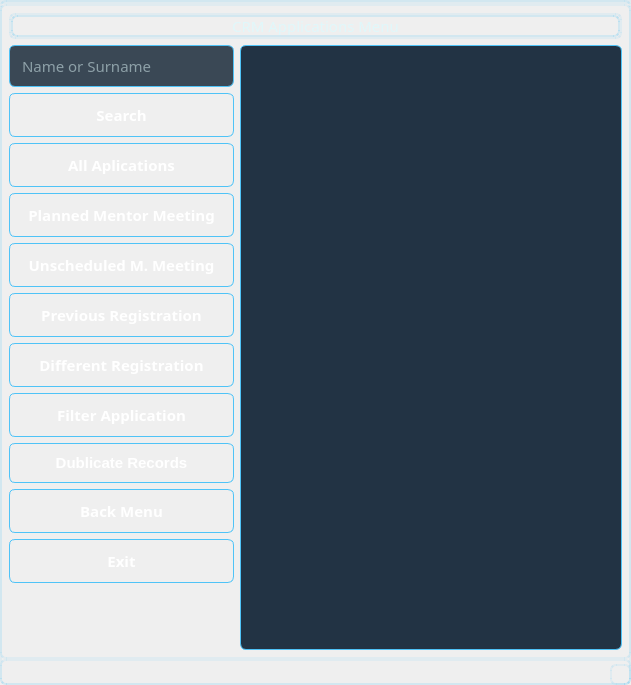
<?xml version="1.0" encoding="UTF-8"?>
<ui version="4.0">
 <class>MainWindow</class>
 <widget class="QMainWindow" name="MainWindow">
  <property name="geometry">
   <rect>
    <x>0</x>
    <y>0</y>
    <width>631</width>
    <height>685</height>
   </rect>
  </property>
  <property name="windowTitle">
   <string>MainWindow</string>
  </property>
  <property name="styleSheet">
   <string notr="true">/* === Genel Arka Plan ve Yazı Rengi === */
QWidget {
    background-color: qlineargradient(
        spread:pad, x1:0, y1:0, x2:1, y2:1,
        stop:0 #1A2A3A,
        stop:1 #223344
    );
    color: #E0F7FA;
    font-family: &quot;Segoe UI&quot;, sans-serif;
    font-size: 11pt;
    border: 2px solid rgba(79, 195, 247, 0.1);
    border-radius: 6px;
}

/* === QPushButton - Ana Butonlar === */
QPushButton {
    background: qlineargradient(x1:0, y1:0, x2:1, y2:1,
        stop:0 #03A9F4, stop:1 #0288D1);
    color: white;
    font-weight: bold;
    font-size: 11pt;
    border-radius: 6px;
    padding: 10px 18px;
    border: 1px solid #4FC3F7;
    box-shadow: 0px 5px 12px rgba(3, 169, 244, 0.3);
    transition: all 0.25s ease-in-out;
}

QPushButton:hover {
    background-color: #D32F2F;
    box-shadow: 0px 6px 16px rgba(211, 47, 47, 0.5);
    transform: scale(1.02);
}

QPushButton:pressed {
    background-color: #B71C1C;
    box-shadow: inset 0px 3px 6px rgba(0,0,0,0.3);
}

/* === QLineEdit === */
QLineEdit {
    background-color: rgba(38, 53, 68, 0.9);
    color: #E0F7FA;
    border: 1px solid #4FC3F7;
    border-radius: 6px;
    padding: 8px 10px;
    selection-background-color: #4FC3F7;
    selection-color: #1A2A3A;
    box-shadow: inset 1px 1px 3px rgba(0, 0, 0, 0.6);
}

/* === QComboBox === */
QComboBox {
    background-color: rgba(38, 53, 68, 0.9);
    color: #E0F7FA;
    border: 1px solid #4FC3F7;
    border-radius: 6px;
    padding: 8px;
    box-shadow: inset 1px 1px 3px rgba(0, 0, 0, 0.6);
}

QComboBox::drop-down {
    subcontrol-origin: padding;
    subcontrol-position: top right;
    width: 25px;
    background-color: #1B3B54;
    border-left: 1px solid #4FC3F7;
    border-top-right-radius: 6px;
    border-bottom-right-radius: 6px;
}

QComboBox::down-arrow {
    width: 10px;
    height: 10px;
    image: none;
}

QComboBox QAbstractItemView {
    background-color: #1B3B54;
    color: #E0F7FA;
    selection-background-color: #D32F2F;
    selection-color: white;
    border: 1px solid #4FC3F7;
    outline: none;
}

/* === QHeaderView - Tablo Başlıkları === */
QHeaderView::section {
    background-color: #0288D1;
    color: white;
    font-weight: bold;
    padding: 6px;
    border: none;
    border-bottom: 2px solid #4FC3F7;
}

/* === QTableView === */
QTableView {
    background-color: #223344;
    alternate-background-color: #2A3C50;
    gridline-color: #455A64;
    color: #E0F7FA;
    selection-background-color: #D32F2F;
    selection-color: white;
    border: 1px solid #4FC3F7;
}

QTableView::item {
    padding: 6px;
    border-bottom: 1px solid #4FC3F7;
}

QTableView::item:hover {
    background-color: rgba(255, 255, 255, 0.05);
}

/* === Tooltip === */
QToolTip {
    background-color: #0288D1;
    color: white;
    border: 1px solid #4FC3F7;
    padding: 4px;
    border-radius: 4px;
    font-size: 10pt;
}

/* === Scrollbar (opsiyonel) === */
QScrollBar:vertical {
    background: transparent;
    width: 10px;
}

QScrollBar::handle:vertical {
    background: #4FC3F7;
    min-height: 20px;
    border-radius: 5px;
}

QScrollBar::add-line:vertical,
QScrollBar::sub-line:vertical {
    height: 0px;
}

/* === QTabBar (sekme kullanıyorsan) === */
QTabBar::tab {
    background: #263544;
    color: #E0F7FA;
    padding: 8px 20px;
    border-top-left-radius: 8px;
    border-top-right-radius: 8px;
    margin-right: 2px;
}

QTabBar::tab:selected {
    background: #0288D1;
    font-weight: bold;
}

/* === Cam efekti isteyen panel (isteğe bağlı kullanım) === */
QWidget#GlassPanel {
    background-color: rgba(30, 50, 70, 0.4);
    border-radius: 10px;
    border: 1px solid rgba(255, 255, 255, 0.2);
}
</string>
  </property>
  <widget class="QWidget" name="centralwidget">
   <layout class="QGridLayout" name="gridLayout_4">
    <item row="0" column="0">
     <widget class="QSplitter" name="splitter">
      <property name="orientation">
       <enum>Qt::Horizontal</enum>
      </property>
      <widget class="QWidget" name="layoutWidget">
       <layout class="QGridLayout" name="gridLayout_3" columnstretch="40">
        <item row="0" column="0">
         <widget class="QLabel" name="label">
          <property name="maximumSize">
           <size>
            <width>16777215</width>
            <height>50</height>
           </size>
          </property>
          <property name="font">
           <font>
            <family>Segoe UI,sans-serif</family>
            <pointsize>11</pointsize>
           </font>
          </property>
          <property name="layoutDirection">
           <enum>Qt::LeftToRight</enum>
          </property>
          <property name="frameShape">
           <enum>QFrame::Box</enum>
          </property>
          <property name="text">
           <string>CRM Applications Menu</string>
          </property>
          <property name="alignment">
           <set>Qt::AlignCenter</set>
          </property>
         </widget>
        </item>
       </layout>
      </widget>
     </widget>
    </item>
    <item row="1" column="0">
     <layout class="QGridLayout" name="gridLayout_2" columnstretch="15,85">
      <item row="0" column="0">
       <layout class="QGridLayout" name="gridLayout">
        <item row="0" column="0">
         <widget class="QLineEdit" name="lineEdit_ara">
          <property name="minimumSize">
           <size>
            <width>0</width>
            <height>9</height>
           </size>
          </property>
          <property name="maximumSize">
           <size>
            <width>16777215</width>
            <height>16777215</height>
           </size>
          </property>
          <property name="font">
           <font>
            <family>Segoe UI,sans-serif</family>
            <pointsize>11</pointsize>
           </font>
          </property>
          <property name="styleSheet">
           <string notr="true"/>
          </property>
          <property name="placeholderText">
           <string>Name or Surname</string>
          </property>
         </widget>
        </item>
        <item row="1" column="0">
         <widget class="QPushButton" name="pushButton_ara">
          <property name="maximumSize">
           <size>
            <width>16777215</width>
            <height>16777215</height>
           </size>
          </property>
          <property name="font">
           <font>
            <family>Segoe UI,sans-serif</family>
            <pointsize>11</pointsize>
            <weight>75</weight>
            <bold>true</bold>
           </font>
          </property>
          <property name="text">
           <string>Search</string>
          </property>
         </widget>
        </item>
        <item row="2" column="0">
         <widget class="QPushButton" name="pushButton_tumBasvurular">
          <property name="maximumSize">
           <size>
            <width>16777215</width>
            <height>16777215</height>
           </size>
          </property>
          <property name="font">
           <font>
            <family>Segoe UI,sans-serif</family>
            <pointsize>11</pointsize>
            <weight>75</weight>
            <bold>true</bold>
           </font>
          </property>
          <property name="text">
           <string>All Aplications</string>
          </property>
         </widget>
        </item>
        <item row="5" column="0">
         <widget class="QPushButton" name="pushButton_oncekiVitKontrol">
          <property name="maximumSize">
           <size>
            <width>16777215</width>
            <height>16777215</height>
           </size>
          </property>
          <property name="font">
           <font>
            <family>Segoe UI,sans-serif</family>
            <pointsize>11</pointsize>
            <weight>75</weight>
            <bold>true</bold>
           </font>
          </property>
          <property name="text">
           <string>Previous Registration</string>
          </property>
         </widget>
        </item>
        <item row="12" column="0">
         <spacer name="verticalSpacer">
          <property name="orientation">
           <enum>Qt::Vertical</enum>
          </property>
          <property name="sizeHint" stdset="0">
           <size>
            <width>20</width>
            <height>40</height>
           </size>
          </property>
         </spacer>
        </item>
        <item row="11" column="0">
         <widget class="QPushButton" name="pushButton_exit">
          <property name="maximumSize">
           <size>
            <width>16777215</width>
            <height>16777215</height>
           </size>
          </property>
          <property name="font">
           <font>
            <family>Segoe UI,sans-serif</family>
            <pointsize>11</pointsize>
            <weight>75</weight>
            <bold>true</bold>
           </font>
          </property>
          <property name="text">
           <string>Exit</string>
          </property>
         </widget>
        </item>
        <item row="9" column="0">
         <widget class="QPushButton" name="pushButton_tercihler">
          <property name="maximumSize">
           <size>
            <width>16777215</width>
            <height>16777215</height>
           </size>
          </property>
          <property name="font">
           <font>
            <family>Segoe UI,sans-serif</family>
            <pointsize>11</pointsize>
            <weight>75</weight>
            <bold>true</bold>
           </font>
          </property>
          <property name="text">
           <string>Back Menu</string>
          </property>
         </widget>
        </item>
        <item row="4" column="0">
         <widget class="QPushButton" name="pushButton_tanimlanmayanMentorGorusmesi">
          <property name="maximumSize">
           <size>
            <width>16777215</width>
            <height>16777215</height>
           </size>
          </property>
          <property name="font">
           <font>
            <family>Segoe UI,sans-serif</family>
            <pointsize>11</pointsize>
            <weight>75</weight>
            <bold>true</bold>
           </font>
          </property>
          <property name="text">
           <string>Unscheduled M. Meeting</string>
          </property>
         </widget>
        </item>
        <item row="7" column="0">
         <widget class="QPushButton" name="pushButton_basvuruFiltrele">
          <property name="maximumSize">
           <size>
            <width>16777215</width>
            <height>16777215</height>
           </size>
          </property>
          <property name="font">
           <font>
            <family>Segoe UI,sans-serif</family>
            <pointsize>11</pointsize>
            <weight>75</weight>
            <bold>true</bold>
           </font>
          </property>
          <property name="text">
           <string>Filter Application</string>
          </property>
         </widget>
        </item>
        <item row="3" column="0">
         <widget class="QPushButton" name="pushButton_tanimlananMentorGorusmesi">
          <property name="maximumSize">
           <size>
            <width>16777215</width>
            <height>16777215</height>
           </size>
          </property>
          <property name="font">
           <font>
            <family>Segoe UI,sans-serif</family>
            <pointsize>11</pointsize>
            <weight>75</weight>
            <bold>true</bold>
           </font>
          </property>
          <property name="text">
           <string>Planned Mentor Meeting</string>
          </property>
         </widget>
        </item>
        <item row="6" column="0">
         <widget class="QPushButton" name="pushButton_farkliKayit">
          <property name="maximumSize">
           <size>
            <width>16777215</width>
            <height>16777215</height>
           </size>
          </property>
          <property name="font">
           <font>
            <family>Segoe UI,sans-serif</family>
            <pointsize>11</pointsize>
            <weight>75</weight>
            <bold>true</bold>
           </font>
          </property>
          <property name="text">
           <string>Different Registration</string>
          </property>
         </widget>
        </item>
        <item row="8" column="0">
         <widget class="QPushButton" name="pushButton_mukerrerKayit">
          <property name="text">
           <string>Dublicate Records</string>
          </property>
         </widget>
        </item>
       </layout>
      </item>
      <item row="0" column="1">
       <widget class="QTableWidget" name="tableWidget_goster"/>
      </item>
     </layout>
    </item>
   </layout>
  </widget>
  <widget class="QMenuBar" name="menubar">
   <property name="geometry">
    <rect>
     <x>0</x>
     <y>0</y>
     <width>631</width>
     <height>35</height>
    </rect>
   </property>
  </widget>
  <widget class="QStatusBar" name="statusbar"/>
 </widget>
 <resources/>
 <connections/>
</ui>
